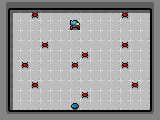

This is a level from a 2D game, rendered from its Tiled map with the project's own tilesets. A one-line summary and the map file follow, with tile-layer data summarised:
An orthogonal 16x12 tile map with 10x10 px tiles, 3 tile layers (background, walls, entities).

<map version="1.0" orientation="orthogonal" renderorder="right-down" width="16" height="12" tilewidth="10" tileheight="10" nextobjectid="3">
 <tileset firstgid="1" name="7dlibgdxTileSet" tilewidth="10" tileheight="10" tilecount="625" columns="25">
  <image source="spritesheet.png" width="256" height="256" />
  <tile id="0">
   <properties>
    <property name="player" type="bool" value="true" />
   </properties>
  </tile>
  <tile id="55">
   <properties>
    <property name="teleport" type="bool" value="true" />
   </properties>
  </tile>
  <tile id="80">
   <properties>
    <property name="playerTeleport" type="bool" value="true" />
   </properties>
  </tile>
  <tile id="100">
   <properties>
    <property name="collectable" type="bool" value="true" />
   </properties>
  </tile>
  <tile id="105">
   <properties>
    <property name="door" type="bool" value="true" />
   </properties>
  </tile>
  <tile id="125">
   <properties>
    <property name="repairStation" type="bool" value="true" />
   </properties>
  </tile>
  <tile id="130">
   <properties>
    <property name="key" type="bool" value="true" />
   </properties>
  </tile>
  <tile id="150">
   <properties>
    <property name="trap" type="bool" value="true" />
   </properties>
  </tile>
  <tile id="155">
   <properties>
    <property name="horizontal" type="bool" value="true" />
    <property name="movingTrap" type="bool" value="true" />
   </properties>
  </tile>
  <tile id="176">
   <properties>
    <property name="block" type="bool" value="true" />
   </properties>
  </tile>
  <tile id="177">
   <properties>
    <property name="block" type="bool" value="true" />
   </properties>
  </tile>
  <tile id="178">
   <properties>
    <property name="block" type="bool" value="true" />
   </properties>
  </tile>
  <tile id="179">
   <properties>
    <property name="block" type="bool" value="true" />
   </properties>
  </tile>
  <tile id="180">
   <properties>
    <property name="block" type="bool" value="true" />
   </properties>
  </tile>
  <tile id="181">
   <properties>
    <property name="block" type="bool" value="true" />
   </properties>
  </tile>
  <tile id="182">
   <properties>
    <property name="block" type="bool" value="true" />
   </properties>
  </tile>
  <tile id="183">
   <properties>
    <property name="block" type="bool" value="true" />
   </properties>
  </tile>
  <tile id="184">
   <properties>
    <property name="block" type="bool" value="true" />
   </properties>
  </tile>
 </tileset>
 <layer name="background" width="16" height="12">
  <data>[192 cells, 140 non-empty, 4 distinct tile ids]</data>
 </layer>
 <layer name="walls" width="16" height="12">
  <data>[192 cells, 52 non-empty, 8 distinct tile ids]</data>
 </layer>
 <layer name="entities" width="16" height="12">
  <data>[192 cells, 13 non-empty, 3 distinct tile ids]</data>
 </layer>
</map>